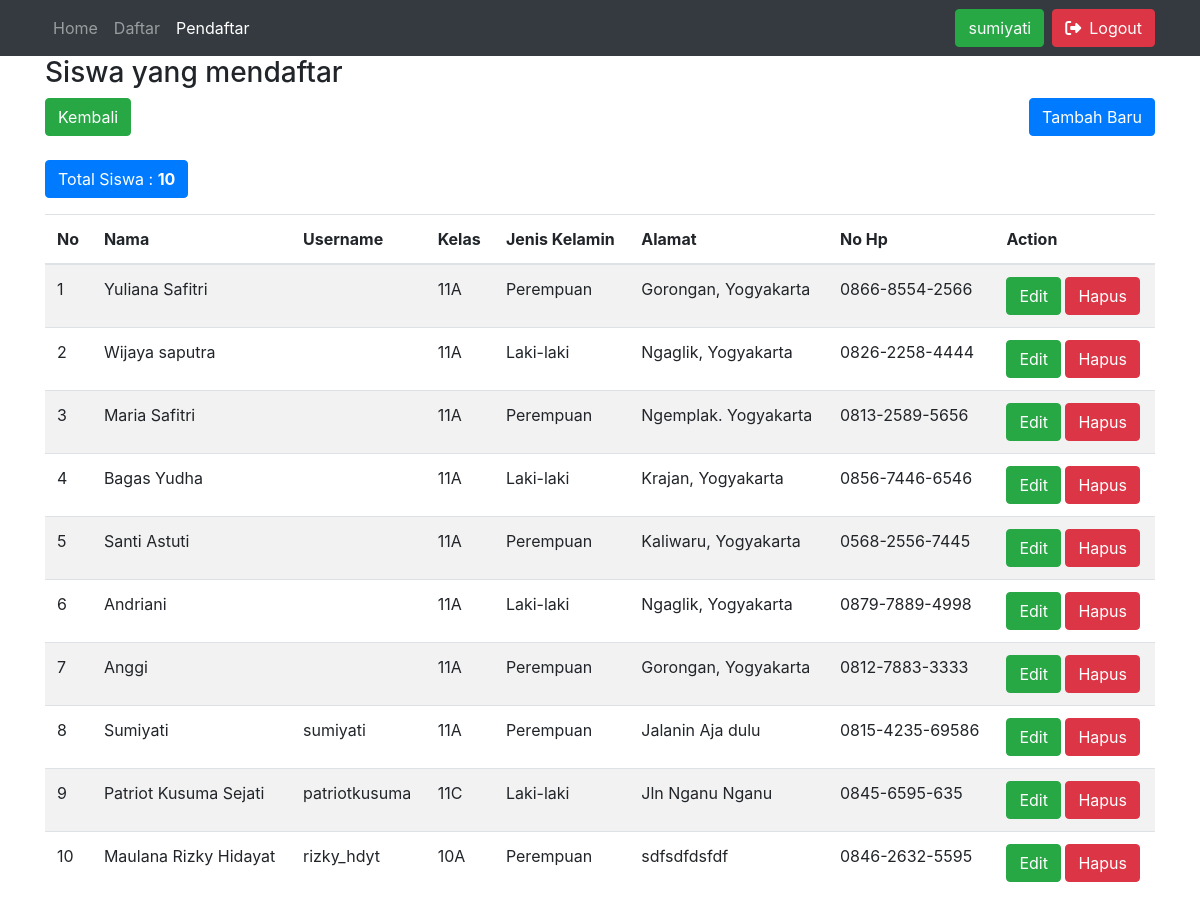
The page /list-siswa.php (signed in) on the database its author committed.
### tables this page shows
CREATE TABLE `tb_siswa` (
  `No_Presensi` int(4) NOT NULL,
  `Nama` varchar(30) NOT NULL,
  `Kelas` varchar(3) NOT NULL,
  `Jenis_Kelamin` int(1) NOT NULL,
  `Alamat` varchar(50) NOT NULL,
  `No_hp` varchar(15) NOT NULL
);

### list-siswa.php (the view, shortened to what this page needs)
<?php require "theme/head.php" ?>
<?php require "theme/navbar.php" ?>
<?php include "config.php" ?>
<?php if (!isset($_SESSION['username'])) : ?>
    <div class="container">
        <header>
            <h3 class="mt-5">Mohon untuk <a href="login/index.php" class="btn btn-primary">Login</a> terlebih dahulu</h3>
        </header>
    </div>
<?php else : ?>
    <div class="container">
        <header>
            <h3>Siswa yang mendaftar</h3>
        </header>
        <div>
            <a class="btn btn-success" href="index.php">Kembali</a>
            <a class="btn btn-primary float-right" href="form-daftar.php">Tambah Baru</a>
        </div>
        <br>
        <table class="table table-striped">
            <thead>
                <tr>
                    <th>No</th>
                    <th>Nama</th>
                    <th>Username</th>
                    <th>Kelas</th>
                    <th>Jenis Kelamin</th>
                    <th>Alamat</th>
                    <th>No Hp</th>
                    <th>Action</th>
                </tr>
            </thead>
            <tbody>
                <?php
                $sql = "SELECT No_Presensi, Nama, Kelas, Jenis_Kelamin, Alamat, No_hp, username FROM tb_siswa LEFT JOIN login ON id_siswa = No_Presensi ORDER BY No_Presensi";
                $query = mysqli_query($db, $sql);
                while ($siswa = mysqli_fetch_object($query)) :
                ?>
                    <tr>
                        <td><?= $siswa->No_Presensi ?></td>
                        <td><?= $siswa->Nama ?></td>
                        <td><?= $siswa->username ?></td>
                        <td><?= $siswa->Kelas ?></td>
                        <td><?= ($siswa->Jenis_Kelamin == 0) ? 'Laki-laki' : 'Perempuan'; ?></td>
                        <td><?= $siswa->Alamat ?></td>
                        <td><?= $siswa->No_hp ?></td>
                        <td>
                            <a class="btn btn-success" href="form-edit.php?No_Presensi=<?= $siswa->No_Presensi ?>">Edit</a>
                            <a class="btn btn-danger" href="hapus.php?No_Presensi=<?= $siswa->No_Presensi ?>">Hapus</a>
                        </td>
                    </tr>
                <?php endwhile; ?>
                <p class="btn btn-primary">Total Siswa : <b><?= mysqli_num_rows($query) ?></b></p>
            </tbody>
        </table>
    </div>
<?php endif; ?>
<?php require "theme/footer.php" ?>

### rows shown on the page
tb_siswa: No_Presensi "1", Nama "Yuliana Safitri", Kelas "11A", Jenis_Kelamin "Perempuan", Alamat "Gorongan, Yogyakarta", No_hp "0866-8554-2566"
tb_siswa: No_Presensi "2", Nama "Wijaya saputra", Kelas "11A", Jenis_Kelamin "Laki-laki", Alamat "Ngaglik, Yogyakarta", No_hp "0826-2258-4444"
tb_siswa: No_Presensi "3", Nama "Maria Safitri", Kelas "11A", Jenis_Kelamin "Perempuan", Alamat "Ngemplak. Yogyakarta", No_hp "0813-2589-5656"
tb_siswa: No_Presensi "4", Nama "Bagas Yudha", Kelas "11A", Jenis_Kelamin "Laki-laki", Alamat "Krajan, Yogyakarta", No_hp "0856-7446-6546"
tb_siswa: No_Presensi "5", Nama "Santi Astuti", Kelas "11A", Jenis_Kelamin "Perempuan", Alamat "Kaliwaru, Yogyakarta", No_hp "0568-2556-7445"
tb_siswa: No_Presensi "6", Nama "Andriani", Kelas "11A", Jenis_Kelamin "Laki-laki", Alamat "Ngaglik, Yogyakarta", No_hp "0879-7889-4998"
tb_siswa: No_Presensi "7", Nama "Anggi", Kelas "11A", Jenis_Kelamin "Perempuan", Alamat "Gorongan, Yogyakarta", No_hp "0812-7883-3333"

### other values the page prints
$_SESSION['username'] "sumiyati"
$siswa->No_Presensi "8"
$siswa->Nama "Sumiyati"
$siswa->username "sumiyati"
$siswa->Kelas "11A"
$siswa->Alamat "Jalanin Aja dulu"
$siswa->No_hp "0815-4235-69586"
$siswa->No_Presensi "9"
$siswa->Nama "Patriot Kusuma Sejati"
$siswa->username "patriotkusuma"
$siswa->Kelas "11C"
$siswa->Alamat "Jln Nganu Nganu"
$siswa->No_hp "0845-6595-635"
$siswa->No_Presensi "10"
$siswa->Nama "Maulana Rizky Hidayat"
